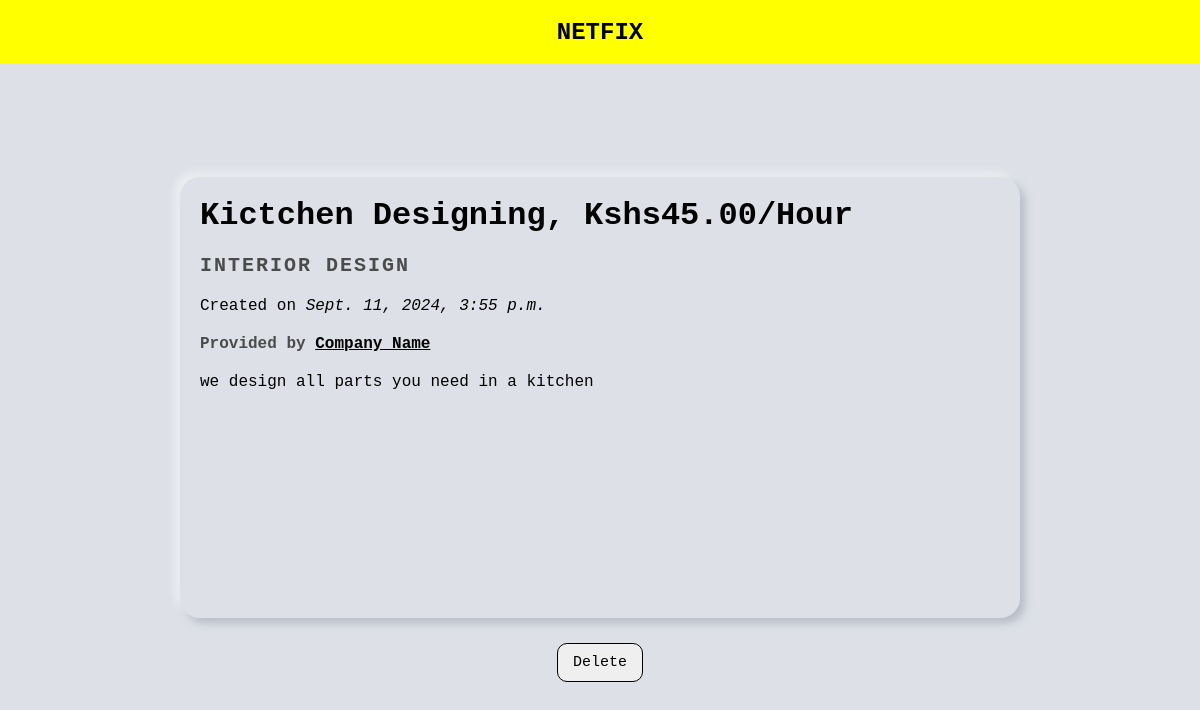
/services/92f0fa1b-e8c7-4d1e-b741-dafa3d4342fa, run on the app's committed database.
### services/models.py (models this page shows, shortened)
class Service(models.Model):
    name = models.CharField(max_length=40)
    description = models.TextField()
    price_hr = models.DecimalField(decimal_places=2, max_digits=100)
    choices = (
        ('Air Conditioner', 'Air Conditioner'),
        ('Carpentry', 'Carpentry'),
        ('Electricity', 'Electricity'),
        ('Gardening', 'Gardening'),
        ('Home Machines', 'Home Machines'),
        ('House Keeping', 'House Keeping'),
        ('Interior Design', 'Interior Design'),
        ('Locks', 'Locks'),
        ('Painting', 'Painting'),
        ('Plumbing', 'Plumbing'),
        ('Water Heaters', 'Water Heaters'),
    )
    field = models.CharField(max_length=30, blank=False, null=False, default="", choices=choices)
    date = models.DateTimeField(auto_now=True, null=False)
    id = models.UUIDField(default=uuid.uuid4, unique=True, primary_key=True, editable=False)

### services/views.py (the view)
# urls.py: path("<str:id>", v.index, name="index"),
def index(request, id):
    service = Service.objects.get(id=id)
    context = {
        "service": service
    }
    return render(request, 'services/service.html', context)

### services/templates/services/service.html (shortened to what this page needs)
{% extends 'main/base.html' %}
{% block content %}
<div class="main-body service-page">
    <div class="service-content">
        <div class="service-main">
            <h1 class="name">{{service.name}}, kshs{{service.price_hr}}/hour</h1>
            <p class="field">{{service.field}}</p>
            <p class="date">Created on <span>{{service.date}}</span></p>
            <p class="company">Provided by <a href="">company name</a></p>
            <p class="description">{{service.description}}</p>
        </div>
    </div>
    <button onclick="showDeletePopup()">Delete</button>
</div>
{% endblock content %}

### static/css/style.css (style rules this page uses)
* { margin: 0; padding: 0; box-sizing: border-box; font-family: 'Courier New', Courier, monospace; }
.main-body { height: 92vh; background: #dde1e7; }
.service-page { display: flex; justify-content: center; align-items: center; flex-direction: column; }
.service-content { display: flex; justify-content: space-between; flex-direction: column; padding: 20px; width: 70%; height: 60%; border-radius: 20px; box-shadow: -5px -5px 9px rgba(255,255,255,0.45), 5px 5px 9px rgba(94,104,121,0.3); }
.service-main { overflow: auto; }
.service-main .name { text-transform: capitalize; margin-bottom: 20px; }
.service-main .date { margin-bottom: 20px; }
.service-main .date span { font-style: italic; }
.service-main .field { font-weight: 600; color: rgb(75, 75, 75); margin-bottom: 20px; text-transform: uppercase; letter-spacing: 2px; font-size: 20px; }
.service-main .company { font-weight: 600; color: rgb(75, 75, 75); margin-bottom: 20px; }
.service-main .company a { text-transform: capitalize; color: black; }
.service-main .description { padding-right: 20px; }
button { margin: 5px; border: 1px, solid black; padding: 10px 15px; border-radius: 10px; font-size: 15px; margin-top: 25px; cursor: pointer; }

### data on the page
Service: name "Kictchen Designing", price_hr "45.00", field "INTERIOR DESIGN", date "Sept. 11, 2024, 3:55 p.m.", description "we design all parts you need in a kitchen"
